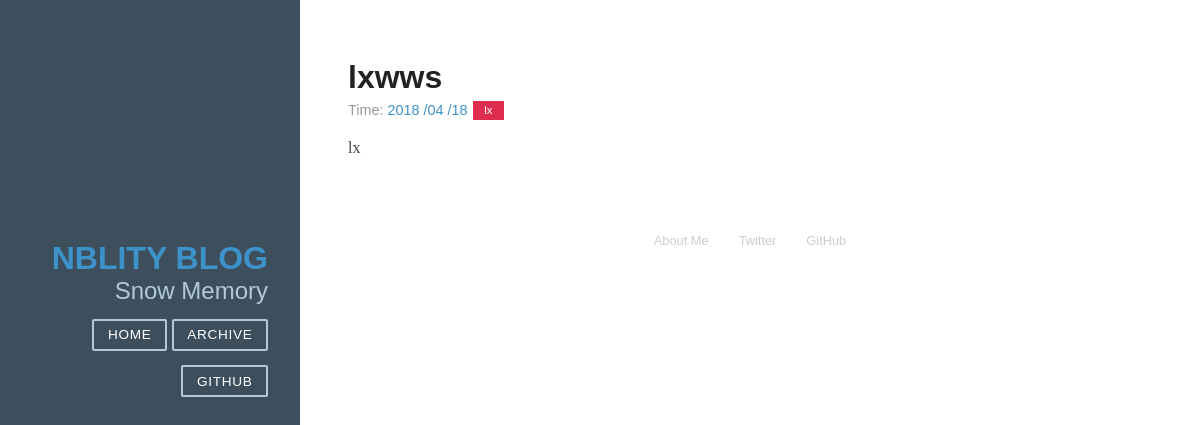
/detail/3, run on an earlier commit of the app's database.
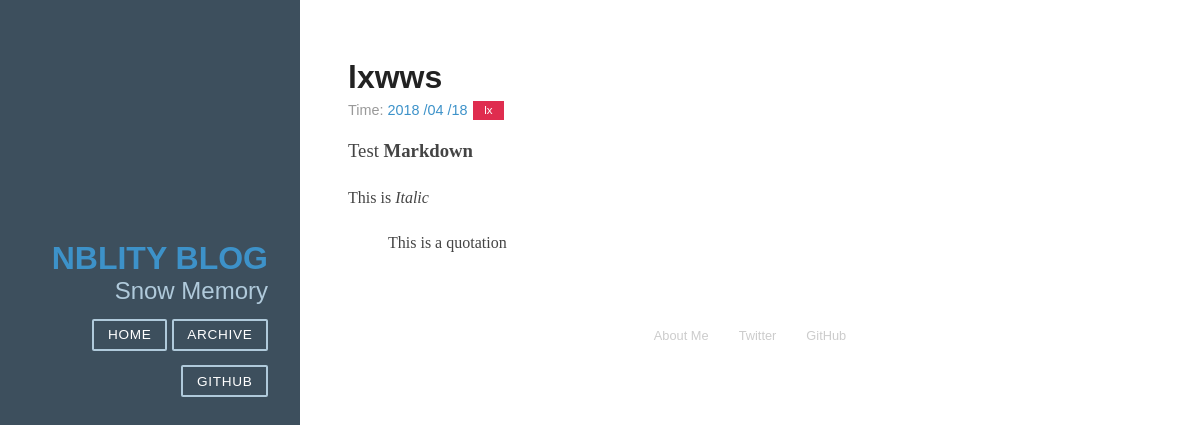
And on a later commit of the database.
### article/models.py (models this page shows, shortened)
class Article(models.Model):
    title = models.CharField(max_length = 100)#博客题目
    category = models.CharField(max_length = 50)#博客标签
    date_time = models.DateTimeField(auto_now_add=True)#博客日期
    content = models.TextField(blank=True,null=True) #博客文章正文
    class Meta:
        ordering = ['-date_time']

### article/views.py (the view)
# urls.py: path('detail/<int:id>',views.detail,name='detail'),
def detail(request,id):
    try:
        post = Article.objects.get(id=str(id))
    except Article.DoesNotExist:
        raise Http404
    return render(request, 'post.html', {'post':post})

### article/templatetags/custom_markdown.py (called while the page is built)
@register.filter(is_safe=True)  #注册template filter
@stringfilter  #希望字符串作为参数
def custom_markdown(value):
    return mark_safe(markdown.markdown(value,
        extensions = [
                        'markdown.extensions.extra',
                        'markdown.extensions.codehilite',
                        'markdown.extensions.toc'
                      ],
                                       safe_mode=True,
                                       enable_attributes=False))

### templates/post.html
{% extends "base.html" %}
{%load custom_markdown%}
${% block content %}
<div class="posts">
        <section class="post">
            <header class="post-header">
                <h2 class="post-title">{{ post.title }}</h2>
                    <p class="post-meta">
                        Time:  <a class="post-author" href="#">{{ post.date_time|date:"Y /m /d"}}</a> <a class="post-category post-category-js" href="#">{{ post.category }}</a>
                    </p>
            </header>
                <div class="post-description">
                    <p>
                        {{ post.content|custom_markdown }}
                    </p>
                </div>
        </section>
</div>
{% endblock %}

What changed in the data, as far as the page shows it:
changed Article "lxwws": content|custom_markdown "lx" → "Test Markdown This is Italic This is a quotation"
